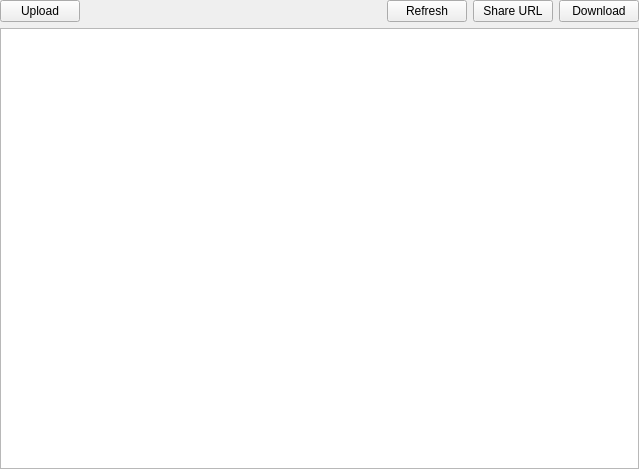
<?xml version="1.0" encoding="UTF-8"?>
<ui version="4.0">
 <class>MyFileWidget</class>
 <widget class="QWidget" name="MyFileWidget">
  <property name="geometry">
   <rect>
    <x>0</x>
    <y>0</y>
    <width>639</width>
    <height>469</height>
   </rect>
  </property>
  <property name="windowTitle">
   <string>Form</string>
  </property>
  <layout class="QVBoxLayout" name="verticalLayout">
   <property name="leftMargin">
    <number>0</number>
   </property>
   <property name="topMargin">
    <number>0</number>
   </property>
   <property name="rightMargin">
    <number>0</number>
   </property>
   <property name="bottomMargin">
    <number>0</number>
   </property>
   <item>
    <widget class="QWidget" name="widget" native="true">
     <layout class="QHBoxLayout" name="horizontalLayout">
      <property name="leftMargin">
       <number>0</number>
      </property>
      <property name="topMargin">
       <number>0</number>
      </property>
      <property name="rightMargin">
       <number>0</number>
      </property>
      <property name="bottomMargin">
       <number>0</number>
      </property>
      <item>
       <widget class="QPushButton" name="btnUpload">
        <property name="text">
         <string>Upload</string>
        </property>
        <property name="autoDefault">
         <bool>false</bool>
        </property>
        <property name="default">
         <bool>false</bool>
        </property>
        <property name="flat">
         <bool>false</bool>
        </property>
       </widget>
      </item>
      <item>
       <spacer name="horizontalSpacer">
        <property name="orientation">
         <enum>Qt::Orientation::Horizontal</enum>
        </property>
        <property name="sizeHint" stdset="0">
         <size>
          <width>40</width>
          <height>20</height>
         </size>
        </property>
       </spacer>
      </item>
      <item>
       <widget class="QPushButton" name="btnRefresh">
        <property name="text">
         <string>Refresh</string>
        </property>
        <property name="autoDefault">
         <bool>false</bool>
        </property>
        <property name="default">
         <bool>false</bool>
        </property>
        <property name="flat">
         <bool>false</bool>
        </property>
       </widget>
      </item>
      <item>
       <widget class="QPushButton" name="btnShareURL">
        <property name="text">
         <string>Share URL</string>
        </property>
       </widget>
      </item>
      <item>
       <widget class="QPushButton" name="btnDownload">
        <property name="text">
         <string>Download</string>
        </property>
        <property name="autoDefault">
         <bool>false</bool>
        </property>
        <property name="default">
         <bool>false</bool>
        </property>
        <property name="flat">
         <bool>false</bool>
        </property>
       </widget>
      </item>
     </layout>
    </widget>
   </item>
   <item>
    <widget class="QListWidget" name="lwFiles">
     <property name="font">
      <font>
       <pointsize>11</pointsize>
      </font>
     </property>
     <property name="movement">
      <enum>QListView::Movement::Free</enum>
     </property>
     <property name="flow">
      <enum>QListView::Flow::LeftToRight</enum>
     </property>
     <property name="isWrapping" stdset="0">
      <bool>true</bool>
     </property>
     <property name="viewMode">
      <enum>QListView::ViewMode::IconMode</enum>
     </property>
    </widget>
   </item>
  </layout>
 </widget>
 <resources/>
 <connections/>
</ui>
